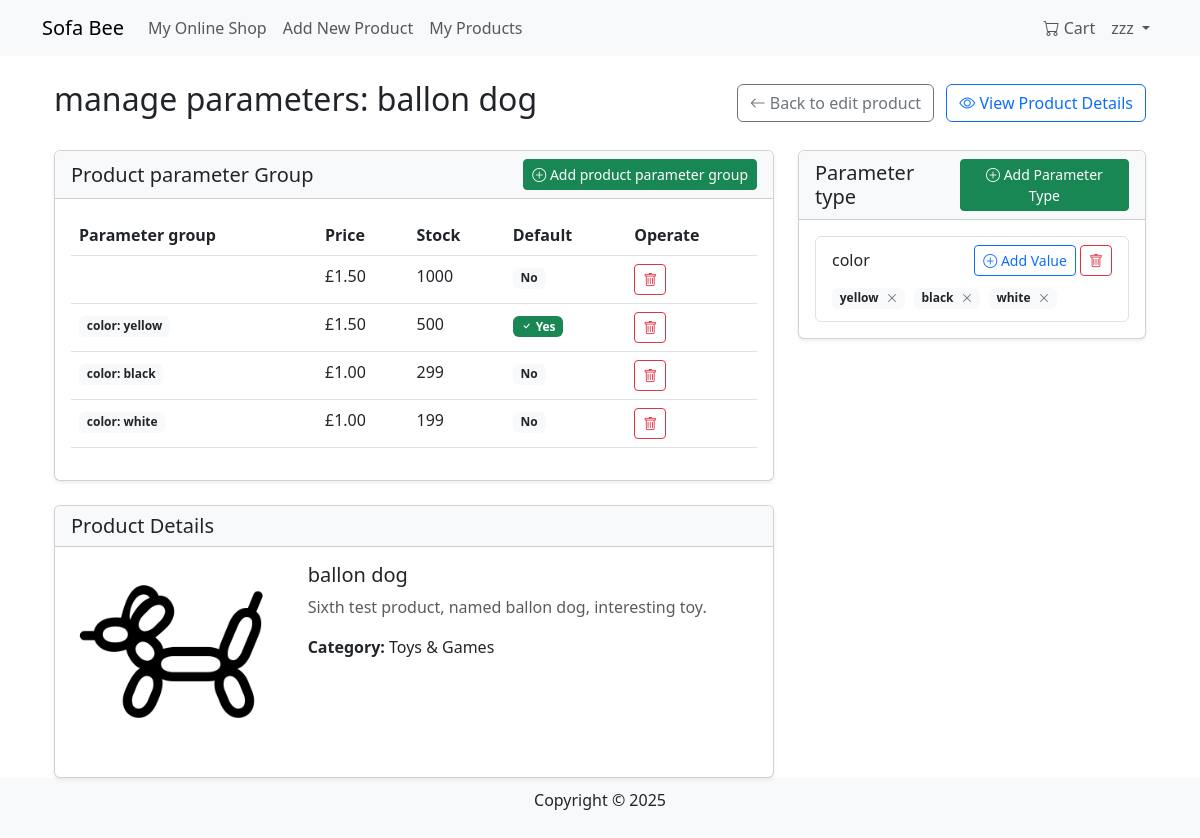
/products/variants/6/ (signed in), run on the app's committed database.
### products/models.py (models this page shows, shortened)
class Product(models.Model):
    name = models.CharField(max_length=255)
    description = models.TextField()
    price = models.DecimalField(max_digits=10, decimal_places=2)
    category = models.ForeignKey(Category, on_delete=models.SET_NULL, null=True, blank=True)
    image = models.ImageField(upload_to='products/', blank=True, null=True)
    seller = models.ForeignKey(User, on_delete=models.CASCADE, null=True, blank=True)
    stock = models.PositiveIntegerField(default=0)
    created_at = models.DateTimeField(auto_now_add=True)

class ProductVariant(models.Model):
    product = models.ForeignKey(Product, on_delete=models.CASCADE, related_name="variants")
    attribute_values = models.ManyToManyField(ProductAttributeValue)
    price = models.DecimalField(max_digits=10, decimal_places=2)
    stock = models.PositiveIntegerField(default=0)
    is_default = models.BooleanField(default=False)

class ProductAttributeValue(models.Model):
    attribute = models.ForeignKey(ProductAttribute, on_delete=models.CASCADE, related_name="values")
    value = models.CharField(max_length=100)
    def __str__(self):
        return f"{self.attribute.name}: {self.value}"

class ProductAttribute(models.Model):
    product = models.ForeignKey(Product, on_delete=models.CASCADE, related_name="attributes")
    name = models.CharField(max_length=100)
    def __str__(self):
        return f"{self.product.name} - {self.name}"

class Category(models.Model):
    name = models.CharField(max_length=255, unique=True)
    description = models.TextField(blank=True)

### products/views.py (the view, shortened to what this page needs)
# urls.py: path('variants/<int:product_id>/', manage_variants, name='manage_variants'),
@login_required
def manage_variants(request, product_id):
    if not hasattr(request.user, "userprofile") or request.user.userprofile.user_type != 'merchant':
        messages.error(request, "Only merchant users can manage commodity variants.")
        return redirect('products:product_detail', product_id=product_id)
    product = get_object_or_404(Product, id=product_id)
    if product.seller != request.user:
        return HttpResponseForbidden("You do not have permission to manage variants of this product.")
    variants = ProductVariant.objects.filter(product=product)
    default_variant = variants.filter(is_default=True).first()
    if not default_variant and variants.exists():
        default_variant = variants.first()
        default_variant.is_default = True
        default_variant.save()
    attributes = ProductAttribute.objects.filter(product=product)
    attribute_form = ProductAttributeForm()
    attr_value_form = ProductAttributeValueForm()
    attr_value_form.fields['attribute'].queryset = attributes
    variant_form = ProductVariantForm()
    attribute_ids = attributes.values_list('id', flat=True)
    variant_form.fields['attribute_values'].queryset = ProductAttributeValue.objects.filter(
        attribute_id__in=attribute_ids
    )
    context = {
        'product': product,
        'variants': variants,
        'attributes': attributes,
        'attribute_form': attribute_form,
        'attr_value_form': attr_value_form,
        'variant_form': variant_form,
    }
    return render(request, 'products/manage_variants.html', context)

### cart/context_processors.py (called while the page is built)
def cart_processor(request):
    cart = None
    cart_total_items = 0
    if request.user.is_authenticated:
        try:
            cart = Cart.objects.get(user=request.user)
            cart_total_items = cart.items.count()
        except Cart.DoesNotExist:
            pass
    return {
        'cart': cart,
        'cart_total_items': cart_total_items
    }

### products/templates/products/manage_variants.html (shortened to what this page needs)
{% extends "base.html" %}
{% block content %}
<div class="container mt-4">
    <div class="d-flex justify-content-between align-items-center mb-4">
        <h2>manage parameters: {{ product.name }}</h2>
        <div>
            <a href="{% url 'products:edit_product' product.id %}" class="btn btn-outline-secondary me-2">
                <i class="bi bi-arrow-left"></i> Back to edit product
            </a>
            <a href="{% url 'products:product_detail' product.id %}" class="btn btn-outline-primary">
                <i class="bi bi-eye"></i> View Product Details
            </a>
        </div>
    </div>
    <div class="row">
        <div class="col-lg-8">
            <div class="card shadow-sm mb-4">
                <div class="card-header bg-light d-flex justify-content-between align-items-center">
                    <h5 class="mb-0">Product parameter Group</h5>
                    <button type="button" class="btn btn-sm btn-success" data-bs-toggle="modal" data-bs-target="#addVariantModal">
                        <i class="bi bi-plus-circle"></i> Add product parameter group
                    </button>
                </div>
                <div class="card-body">
                    {% if variants %}
                        <div class="table-responsive">
                            <table class="table table-hover">
                                <thead>
                                    <tr>
                                        <th>Parameter group</th>
                                        <th>Price</th>
                                        <th>Stock</th>
                                        <th>Default</th>
                                        <th>Operate</th>
                                    </tr>
                                </thead>
                                <tbody>
                                    {% for variant in variants %}
                                        <tr>
                                            <td>
                                                {% for attr_value in variant.attribute_values.all %}
                                                    <span class="badge bg-light text-dark me-1">{{ attr_value }}</span>
                                                {% endfor %}
                                            </td>
                                            <td>£{{ variant.price }}</td>
                                            <td>{{ variant.stock }}</td>
                                            <td>
                                                {% if variant.is_default %}
                                                    <span class="badge bg-success"><i class="bi bi-check"></i> Yes</span>
                                                {% else %}
                                                    <span class="badge bg-light text-dark">No</span>
                                                {% endif %}
                                            </td>
                                            <td>
                                                <div class="btn-group">
                                                    <button type="button" class="btn btn-sm btn-outline-danger"
                                                            onclick="deleteVariant({{ variant.id }})">
                                                        <i class="bi bi-trash"></i>
                                                    </button>
                                                </div>
                                            </td>
                                        </tr>
                                    {% endfor %}
                                </tbody>
                            </table>
                        </div>
                    {% else %}
                        <div class="alert alert-info">
                            No parameter group has been created for this product. Please add parameter group.
                        </div>
                    {% endif %}
                </div>
            </div>
            <div class="card shadow-sm">
                <div class="card-header bg-light">
                    <h5 class="mb-0">Product Details</h5>
                </div>
                <div class="card-body">
                    <div class="row">
                        <div class="col-md-4">
                            {% if product.image %}
                                <img src="{{ product.image.url }}" alt="{{ product.name }}" class="img-fluid mb-3">
                            {% else %}
                                <div class="bg-light text-center p-5 mb-3">No Image</div>
                            {% endif %}
                        </div>
                        <div class="col-md-8">
                            <h5>{{ product.name }}</h5>
                            <p class="text-muted">{{ product.description|truncatechars:150 }}</p>
                            <p><strong>Category:</strong> {{ product.category.name }}</p>
                        </div>
                    </div>
                </div>
            </div>
        </div>
        <div class="col-lg-4">
            <div class="card shadow-sm mb-4">
                <div class="card-header bg-light d-flex justify-content-between align-items-center">
                    <h5 class="mb-0">Parameter type</h5>
                    <button type="button" class="btn btn-sm btn-success" data-bs-toggle="modal" data-bs-target="#addAttributeModal">
                        <i class="bi bi-plus-circle"></i> Add Parameter Type
                    </button>
                </div>
                <div class="card-body">
                    {% if attributes %}
                        <ul class="list-group">
                            {% for attribute in attributes %}
                                <li class="list-group-item">
                                    <div class="d-flex justify-content-between align-items-center">
                                        <h6 class="mb-0">{{ attribute.name }}</h6>
                                        <div>
                                            <button type="button" class="btn btn-sm btn-outline-primary"
                                                    data-bs-toggle="modal" data-bs-target="#addAttributeValueModal"
                                                    onclick="setAttributeId({{ attribute.id }})">
                                                <i class="bi bi-plus-circle"></i> Add Value
                                            </button>
                                            <button type="button" class="btn btn-sm btn-outline-danger"
                                                    onclick="deleteAttribute({{ attribute.id }})">
                                                <i class="bi bi-trash"></i>
                                            </button>
                                        </div>
                                    </div>
                                    <div class="mt-2">
                                        {% for value in attribute.values.all %}
                                            <span class="badge bg-light text-dark me-1 mb-1">
                                                {{ value.value }}
                                                <button type="button" class="btn-close btn-close-sm ms-1"
                                                        onclick="deleteAttributeValue({{ value.id }})"
                                                        style="font-size: 0.5rem;"></button>
                                            </span>
                                        {% endfor %}
                                    </div>
                                </li>
                            {% endfor %}
                        </ul>
                    {% else %}
                        <div class="alert alert-info">
                            No parameter type, add parameter type (e.g. "color", "size", etc.).
                        </div>
                    {% endif %}
                </div>
            </div>
        </div>
    </div>
</div>
{% endblock %}

### products/templates/base.html (shortened to what this page needs)
<!DOCTYPE html>
<html lang="en">
<head>
    <link rel="stylesheet" href="https://cdn.jsdelivr.net/npm/bootstrap@5.3.0/dist/css/bootstrap.min.css">
    <link rel="stylesheet" href="https://cdn.jsdelivr.net/npm/bootstrap-icons@1.11.1/font/bootstrap-icons.css">
</head>
<body>
    <nav class="navbar navbar-expand-lg navbar-light bg-light">
        <div class="container">
            <a class="navbar-brand" href="{% url 'products:product_list' %}">Sofa Bee</a>
            <div class="collapse navbar-collapse" id="navbarNav">
                <ul class="navbar-nav me-auto">
                    <li class="nav-item"><a class="nav-link" href="{% url 'products:product_list' %}">My Online Shop</a></li>
                    {% if user.is_authenticated and user.userprofile.user_type == 'merchant' %}
                    <li class="nav-item"><a class="nav-link" href="{% url 'products:add_product' %}">Add New Product</a></li>
                    <li class="nav-item"><a class="nav-link" href="{% url 'products:manage_products' %}">My Products</a></li>
                    {% endif %}
                </ul>
                <ul class="navbar-nav">
                    {% if user.is_authenticated %}
                        <li class="nav-item">
                            <a class="nav-link" href="{% url 'cart:cart_detail' %}">
                                <i class="bi bi-cart"></i> Cart
                            </a>
                        </li>
                        <li class="nav-item dropdown">
                            <a class="nav-link dropdown-toggle" href="#" id="userDropdown" role="button"
                              data-bs-toggle="dropdown" aria-expanded="false">
                                {{ user.username }}
                            </a>
                        </li>
                    {% else %}
                        <li class="nav-item"><a class="btn btn-primary" href="{% url 'users:login' %}">Log In</a></li>
                    {% endif %}
                </ul>
            </div>
        </div>
    </nav>
    <div class="container content">
        {% block content %}{% endblock %}
    </div>
    <footer>
        <p>Copyright © 2025</p>
    </footer>
</body>
</html>

### products/templates/base.html (style rules this page uses)
body { display: flex; flex-direction: column; min-height: 100vh; }
.content { flex: 1; }
footer { text-align: center; padding: 10px 0; background-color: #f8f9fa; }

### data on the page
Product: name "ballon dog", image (picture), description "Sixth test product, named ballon dog, interesting toy.", category.name "Toys & Games"
ProductVariant: price "1.50", stock "1000", is_default "No"
ProductVariant: price "1.50", stock "500", is_default True (drawn)
ProductAttributeValue: attribute+value "color: yellow", value "yellow"
ProductVariant: price "1.00", stock "299", is_default "No"
ProductAttributeValue: attribute+value "color: black", value "black"
ProductVariant: price "1.00", stock "199", is_default "No"
ProductAttributeValue: attribute+value "color: white", value "white"
ProductAttribute: name "color"

### other printed values
{{ user.username }} "zzz"
